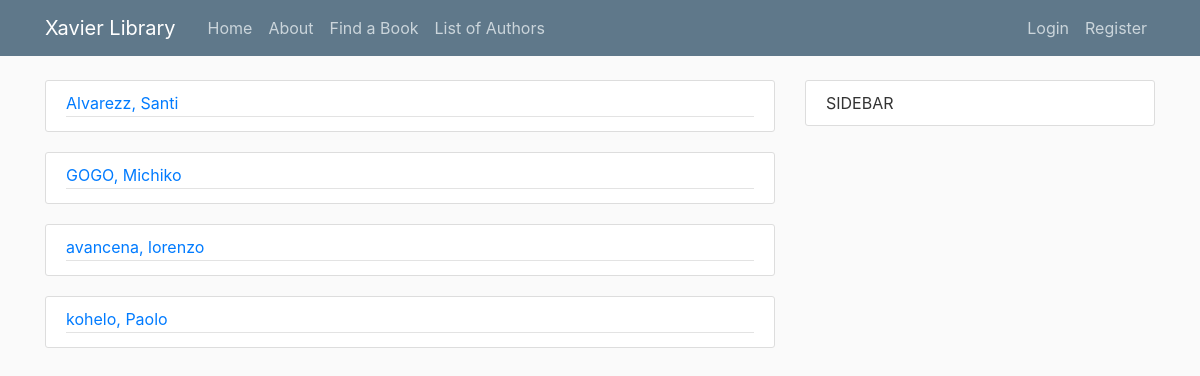
/authors/, run on an earlier commit of the app's database.
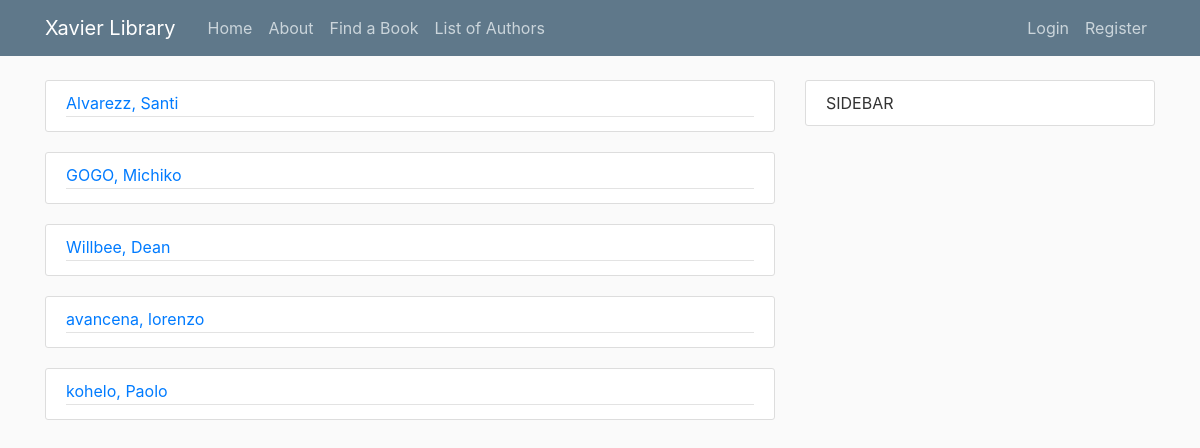
And on a later commit of the database.
### library/models.py (models this page shows, shortened)
class Author(models.Model):
    first_name = models.CharField(max_length=100)
    last_name = models.CharField(max_length=100)
    date_of_birth = models.DateField(null=True, blank=True)
    date_of_death = models.DateField('died', null=True, blank=True)
    class Meta:
        ordering = ['last_name', 'first_name']
    def __str__(self):
        return '{0}, {1}'.format(self.last_name, self.first_name)

### library/views.py (the view)
# urls.py: path('authors/', AuthorListView.as_view(), name='author-list'),
class AuthorListView(ListView):
	template_name = 'library/author.html'
	context_object_name = 'authors'
	queryset = Author.objects.all()
	def get_context_data(self, **kwargs):
		context = super(AuthorListView, self).get_context_data(**kwargs)
		context.update({
			'books' : Book.objects.all,
			'authors': self.queryset
		})
		return context

### library/templates/library/author.html (shortened to what this page needs)
{% extends "library/base.html" %}
{% block content%}
    {% for author in authors %}
        <article class="media content-section" style="display: block">
            <div class="article-metadata">
                <a href="#{{author.last_name}}{{author.first_name}}" class="mr-2" data-toggle="collapse">{{ author }}</a>
            </div>
		</article>
    {% endfor %}
{% endblock content %}

What changed in the data, as far as the page shows it:
added Author: last_name+first_name "Willbee, Dean"
